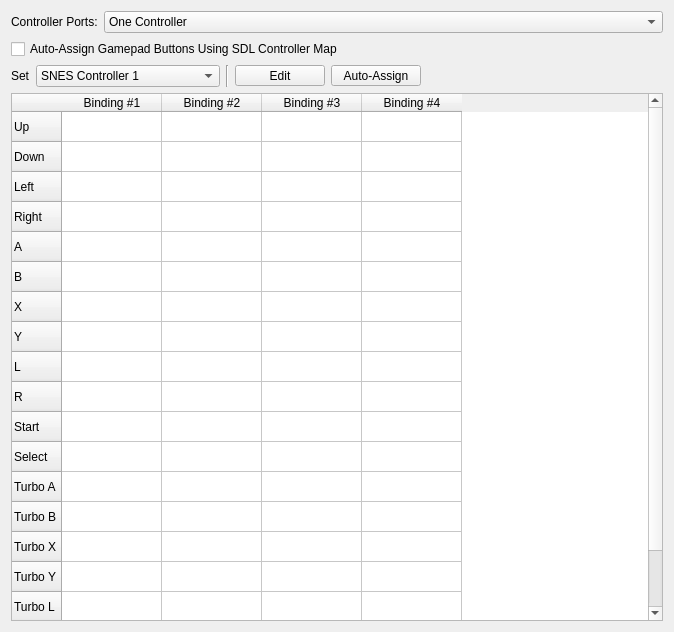
<?xml version="1.0" encoding="UTF-8"?>
<ui version="4.0">
 <class>ControllerPanel</class>
 <widget class="QWidget" name="ControllerPanel">
  <property name="geometry">
   <rect>
    <x>0</x>
    <y>0</y>
    <width>674</width>
    <height>632</height>
   </rect>
  </property>
  <property name="windowTitle">
   <string>Form</string>
  </property>
  <layout class="QVBoxLayout" name="verticalLayout">
   <item>
    <layout class="QHBoxLayout" name="horizontalLayout_2">
     <item>
      <widget class="QLabel" name="label_2">
       <property name="sizePolicy">
        <sizepolicy hsizetype="Fixed" vsizetype="Preferred">
         <horstretch>0</horstretch>
         <verstretch>0</verstretch>
        </sizepolicy>
       </property>
       <property name="text">
        <string>Controller Ports:</string>
       </property>
      </widget>
     </item>
     <item>
      <widget class="QComboBox" name="portComboBox">
       <item>
        <property name="text">
         <string>One Controller</string>
        </property>
       </item>
       <item>
        <property name="text">
         <string>Two Controllers</string>
        </property>
       </item>
       <item>
        <property name="text">
         <string>Mouse + Controller</string>
        </property>
       </item>
       <item>
        <property name="text">
         <string>SuperScope + Controller</string>
        </property>
       </item>
       <item>
        <property name="text">
         <string>Controller + Multitap</string>
        </property>
       </item>
      </widget>
     </item>
    </layout>
   </item>
   <item>
    <widget class="QCheckBox" name="automapGamepadsCheckbox">
     <property name="toolTip">
      <string>Use SDL to set up the D-pad, face buttons, and L/R. Other buttons may still be configured.</string>
     </property>
     <property name="whatsThis">
      <string>&lt;html&gt;&lt;head/&gt;&lt;body&gt;&lt;p&gt;This option will use the SDL library to auto-configure gamepads. It will take the XBox mappings for the left D-pad and analog stick, as well as the the face buttons and L/R shoulder buttons, and assign them to relative locations on the first SNES controller.&lt;/p&gt;&lt;p&gt;&lt;br/&gt;&lt;/p&gt;&lt;p&gt;All gamepads will be assigned to player 1. If you need more players, disable this option and set up the mappings manually.&lt;/p&gt;&lt;/body&gt;&lt;/html&gt;</string>
     </property>
     <property name="text">
      <string>Auto-Assign Gamepad Buttons Using SDL Controller Map</string>
     </property>
    </widget>
   </item>
   <item>
    <layout class="QHBoxLayout" name="horizontalLayout">
     <item>
      <widget class="QLabel" name="label">
       <property name="text">
        <string>Set</string>
       </property>
      </widget>
     </item>
     <item>
      <widget class="QComboBox" name="controllerComboBox">
       <property name="whatsThis">
        <string>&lt;html&gt;&lt;head/&gt;&lt;body&gt;&lt;p&gt;The enumerated controller as seen by the SNES. Controller 1 will always be &amp;quot;Player 1&amp;quot; and so on, no matter what device is assigned to the controller ports.&lt;/p&gt;&lt;/body&gt;&lt;/html&gt;</string>
       </property>
       <item>
        <property name="text">
         <string>SNES Controller 1</string>
        </property>
       </item>
       <item>
        <property name="text">
         <string>SNES Controller 2</string>
        </property>
       </item>
       <item>
        <property name="text">
         <string>SNES Controller 3 (Multitap)</string>
        </property>
       </item>
       <item>
        <property name="text">
         <string>SNES Controller 4 (Multitap)</string>
        </property>
       </item>
       <item>
        <property name="text">
         <string>SNES Controller 5 (Multitap)</string>
        </property>
       </item>
      </widget>
     </item>
     <item>
      <widget class="Line" name="line">
       <property name="orientation">
        <enum>Qt::Orientation::Vertical</enum>
       </property>
      </widget>
     </item>
     <item>
      <widget class="QToolButton" name="editToolButton">
       <property name="sizePolicy">
        <sizepolicy hsizetype="Preferred" vsizetype="Fixed">
         <horstretch>0</horstretch>
         <verstretch>0</verstretch>
        </sizepolicy>
       </property>
       <property name="minimumSize">
        <size>
         <width>90</width>
         <height>0</height>
        </size>
       </property>
       <property name="toolTip">
        <string>Swap or clear groups of bindings</string>
       </property>
       <property name="whatsThis">
        <string>&lt;html&gt;&lt;head/&gt;&lt;body&gt;&lt;p&gt;Clear or swap sets of bindings between controllers.&lt;/p&gt;&lt;/body&gt;&lt;/html&gt;</string>
       </property>
       <property name="text">
        <string>Edit</string>
       </property>
       <property name="popupMode">
        <enum>QToolButton::ToolButtonPopupMode::DelayedPopup</enum>
       </property>
      </widget>
     </item>
     <item>
      <widget class="QToolButton" name="autoAssignToolButton">
       <property name="sizePolicy">
        <sizepolicy hsizetype="Preferred" vsizetype="Fixed">
         <horstretch>0</horstretch>
         <verstretch>0</verstretch>
        </sizepolicy>
       </property>
       <property name="minimumSize">
        <size>
         <width>90</width>
         <height>0</height>
        </size>
       </property>
       <property name="toolTip">
        <string>Automatically assign a controller's buttons to a slot</string>
       </property>
       <property name="whatsThis">
        <string>&lt;html&gt;&lt;head/&gt;&lt;body&gt;&lt;p&gt;Use this to automatically assign the default keyboard mapping or a detected controller to a set of bindings.&lt;/p&gt;&lt;p&gt;This uses the XInput controller protocol and maps it as close as possible to a SNES controller.&lt;/p&gt;&lt;/body&gt;&lt;/html&gt;</string>
       </property>
       <property name="text">
        <string>Auto-Assign</string>
       </property>
      </widget>
     </item>
     <item>
      <spacer name="horizontalSpacer">
       <property name="orientation">
        <enum>Qt::Orientation::Horizontal</enum>
       </property>
       <property name="sizeHint" stdset="0">
        <size>
         <width>40</width>
         <height>20</height>
        </size>
       </property>
      </spacer>
     </item>
    </layout>
   </item>
   <item>
    <widget class="QTableWidget" name="tableWidget_controller">
     <property name="whatsThis">
      <string>&lt;html&gt;&lt;head/&gt;&lt;body&gt;&lt;p&gt;This box lists keyboard keys and gamepad buttons mapped to the SNES controller. There are 4 slots, so you can assign 4 different keys or buttons to one SNES button.&lt;/p&gt;&lt;p&gt;To set a binding, click a box or highlight it with the keyboard and press Enter/Return. The box will show three dots &amp;quot;...&amp;quot;. Press the desired key or gamepad button to assign it to that box. The Escape key will clear the box.&lt;/p&gt;&lt;/body&gt;&lt;/html&gt;</string>
     </property>
     <property name="editTriggers">
      <set>QAbstractItemView::EditTrigger::NoEditTriggers</set>
     </property>
     <property name="selectionMode">
      <enum>QAbstractItemView::SelectionMode::SingleSelection</enum>
     </property>
     <attribute name="verticalHeaderCascadingSectionResizes">
      <bool>true</bool>
     </attribute>
     <row>
      <property name="text">
       <string>Up</string>
      </property>
      <property name="icon">
       <iconset resource="resources/snes9x.qrc">
        <normaloff>:/icons/blackicons/up.svg</normaloff>:/icons/blackicons/up.svg</iconset>
      </property>
     </row>
     <row>
      <property name="text">
       <string>Down</string>
      </property>
      <property name="icon">
       <iconset resource="resources/snes9x.qrc">
        <normaloff>:/icons/blackicons/down.svg</normaloff>:/icons/blackicons/down.svg</iconset>
      </property>
     </row>
     <row>
      <property name="text">
       <string>Left</string>
      </property>
      <property name="icon">
       <iconset resource="resources/snes9x.qrc">
        <normaloff>:/icons/blackicons/left.svg</normaloff>:/icons/blackicons/left.svg</iconset>
      </property>
     </row>
     <row>
      <property name="text">
       <string>Right</string>
      </property>
      <property name="icon">
       <iconset resource="resources/snes9x.qrc">
        <normaloff>:/icons/blackicons/right.svg</normaloff>:/icons/blackicons/right.svg</iconset>
      </property>
     </row>
     <row>
      <property name="text">
       <string>A</string>
      </property>
      <property name="icon">
       <iconset resource="resources/snes9x.qrc">
        <normaloff>:/icons/blackicons/a.svg</normaloff>:/icons/blackicons/a.svg</iconset>
      </property>
     </row>
     <row>
      <property name="text">
       <string>B</string>
      </property>
      <property name="icon">
       <iconset resource="resources/snes9x.qrc">
        <normaloff>:/icons/blackicons/b.svg</normaloff>:/icons/blackicons/b.svg</iconset>
      </property>
     </row>
     <row>
      <property name="text">
       <string>X</string>
      </property>
      <property name="icon">
       <iconset resource="resources/snes9x.qrc">
        <normaloff>:/icons/blackicons/x.svg</normaloff>:/icons/blackicons/x.svg</iconset>
      </property>
     </row>
     <row>
      <property name="text">
       <string>Y</string>
      </property>
      <property name="icon">
       <iconset resource="resources/snes9x.qrc">
        <normaloff>:/icons/blackicons/y.svg</normaloff>:/icons/blackicons/y.svg</iconset>
      </property>
     </row>
     <row>
      <property name="text">
       <string>L</string>
      </property>
      <property name="icon">
       <iconset resource="resources/snes9x.qrc">
        <normaloff>:/icons/blackicons/l.svg</normaloff>:/icons/blackicons/l.svg</iconset>
      </property>
     </row>
     <row>
      <property name="text">
       <string>R</string>
      </property>
      <property name="icon">
       <iconset resource="resources/snes9x.qrc">
        <normaloff>:/icons/blackicons/r.svg</normaloff>:/icons/blackicons/r.svg</iconset>
      </property>
     </row>
     <row>
      <property name="text">
       <string>Start</string>
      </property>
      <property name="icon">
       <iconset resource="resources/snes9x.qrc">
        <normaloff>:/icons/blackicons/start.svg</normaloff>:/icons/blackicons/start.svg</iconset>
      </property>
     </row>
     <row>
      <property name="text">
       <string>Select</string>
      </property>
      <property name="icon">
       <iconset resource="resources/snes9x.qrc">
        <normaloff>:/icons/blackicons/select.svg</normaloff>:/icons/blackicons/select.svg</iconset>
      </property>
     </row>
     <row>
      <property name="text">
       <string>Turbo A</string>
      </property>
      <property name="icon">
       <iconset resource="resources/snes9x.qrc">
        <normaloff>:/icons/blackicons/a.svg</normaloff>:/icons/blackicons/a.svg</iconset>
      </property>
     </row>
     <row>
      <property name="text">
       <string>Turbo B</string>
      </property>
      <property name="icon">
       <iconset resource="resources/snes9x.qrc">
        <normaloff>:/icons/blackicons/b.svg</normaloff>:/icons/blackicons/b.svg</iconset>
      </property>
     </row>
     <row>
      <property name="text">
       <string>Turbo X</string>
      </property>
      <property name="icon">
       <iconset resource="resources/snes9x.qrc">
        <normaloff>:/icons/blackicons/x.svg</normaloff>:/icons/blackicons/x.svg</iconset>
      </property>
     </row>
     <row>
      <property name="text">
       <string>Turbo Y</string>
      </property>
      <property name="icon">
       <iconset resource="resources/snes9x.qrc">
        <normaloff>:/icons/blackicons/y.svg</normaloff>:/icons/blackicons/y.svg</iconset>
      </property>
     </row>
     <row>
      <property name="text">
       <string>Turbo L</string>
      </property>
      <property name="icon">
       <iconset resource="resources/snes9x.qrc">
        <normaloff>:/icons/blackicons/l.svg</normaloff>:/icons/blackicons/l.svg</iconset>
      </property>
     </row>
     <row>
      <property name="text">
       <string>Turbo R</string>
      </property>
      <property name="icon">
       <iconset resource="resources/snes9x.qrc">
        <normaloff>:/icons/blackicons/r.svg</normaloff>:/icons/blackicons/r.svg</iconset>
      </property>
     </row>
     <column>
      <property name="text">
       <string>Binding #1</string>
      </property>
     </column>
     <column>
      <property name="text">
       <string>Binding #2</string>
      </property>
     </column>
     <column>
      <property name="text">
       <string>Binding #3</string>
      </property>
     </column>
     <column>
      <property name="text">
       <string>Binding #4</string>
      </property>
     </column>
    </widget>
   </item>
  </layout>
 </widget>
 <resources>
  <include location="resources/snes9x.qrc"/>
 </resources>
 <connections/>
</ui>
